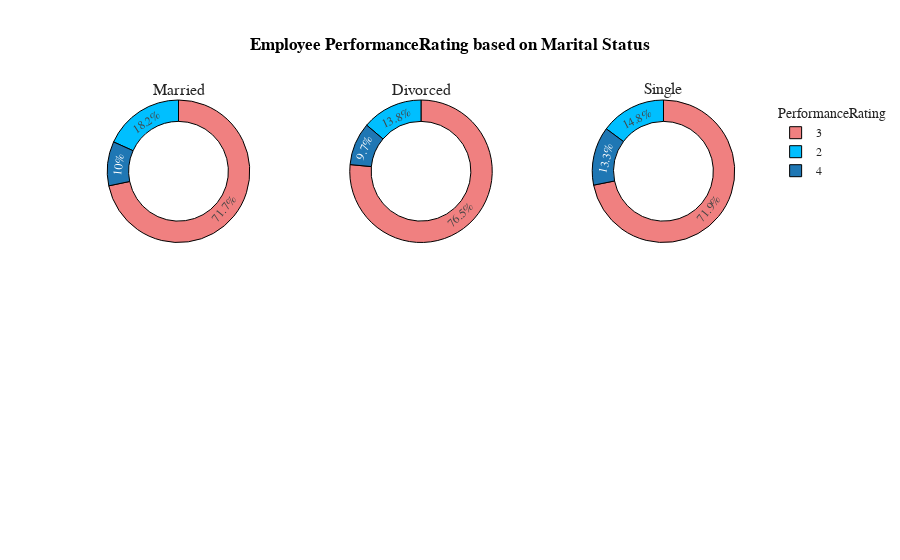

Notebook code for this chart:
### Markdown cell above
Employee perfomance based on Marital Status

### Code cell
bus=data.groupby(['MaritalStatus','PerformanceRating'],as_index=False)['EmpNumber'].count()
bus.rename(columns={'EmpNumber':'Count'},inplace=True)
fig=go.Figure()
fig = make_subplots(rows=2, cols=3, specs=[[{"type": "pie"}, {"type": "pie"}, {"type": "pie"}],[{"type": "pie"}, {"type": "pie"}, {"type": "pie"}]],subplot_titles=('Married', 'Divorced','Single'))

fig.add_trace(go.Pie(values=bus[bus['MaritalStatus']=='Married']['Count'],labels=bus[bus['MaritalStatus']=='Married']['PerformanceRating'],hole=0.7,marker_colors=['DeepSkyBlue','LightCoral'],name='Married',showlegend=False),row=1,col=1)
fig.add_trace(go.Pie(values=bus[bus['MaritalStatus']=='Divorced']['Count'],labels=bus[bus['MaritalStatus']=='Divorced']['PerformanceRating'],hole=0.7,marker_colors=['DeepSkyBlue','LightCoral'],name='Divorced',showlegend=False),row=1,col=2)
fig.add_trace(go.Pie(values=bus[bus['MaritalStatus']=='Single']['Count'],labels=bus[bus['MaritalStatus']=='Single']['PerformanceRating'],hole=0.7,marker_colors=['DeepSkyBlue','LightCoral'],name='Single',showlegend=True),row=1,col=3)

fig.update_layout(title_x=0.5,template='simple_white',showlegend=True,legend_title_text="PerformanceRating",title_text='<b style="color:black; font-size:100%;">Employee PerformanceRating based on Marital Status',font_family="Times New Roman",title_font_family="Times New Roman")
fig.update_traces(marker=dict(line=dict(color='#000000', width=1)))

### Figure 1 — Plotly figure (JSON) as saved in the notebook; plotly's stock layout.template omitted (floating-point values rounded to 4 significant figures)
{"data": [{"domain": {"x": [0, 0.2889], "y": [0.625, 1]}, "hole": 0.7, "labels": [2, 3, 4], "marker": {"colors": ["DeepSkyBlue", "LightCoral"], "line": {"color": "#000000", "width": 1}}, "name": "Married", "showlegend": false, "type": "pie", "values": [100, 393, 55]}, {"domain": {"x": [0.3556, 0.6444], "y": [0.625, 1]}, "hole": 0.7, "labels": [2, 3, 4], "marker": {"colors": ["DeepSkyBlue", "LightCoral"], "line": {"color": "#000000", "width": 1}}, "name": "Divorced", "showlegend": false, "type": "pie", "values": [37, 205, 26]}, {"domain": {"x": [0.7111, 1], "y": [0.625, 1]}, "hole": 0.7, "labels": [2, 3, 4], "marker": {"colors": ["DeepSkyBlue", "LightCoral"], "line": {"color": "#000000", "width": 1}}, "name": "Single", "showlegend": true, "type": "pie", "values": [57, 276, 51]}], "layout": {"annotations": [{"font": {"size": 16}, "showarrow": false, "text": "Married", "x": 0.1444, "xanchor": "center", "xref": "paper", "y": 1, "yanchor": "bottom", "yref": "paper"}, {"font": {"size": 16}, "showarrow": false, "text": "Divorced", "x": 0.5, "xanchor": "center", "xref": "paper", "y": 1, "yanchor": "bottom", "yref": "paper"}, {"font": {"size": 16}, "showarrow": false, "text": "Single", "x": 0.8556, "xanchor": "center", "xref": "paper", "y": 1, "yanchor": "bottom", "yref": "paper"}], "font": {"family": "Times New Roman"}, "legend": {"title": {"text": "PerformanceRating"}}, "showlegend": true, "title": {"font": {"family": "Times New Roman"}, "text": "<b style=\"color:black; font-size:100%;\">Employee PerformanceRating based on Marital Status", "x": 0.5}}}
